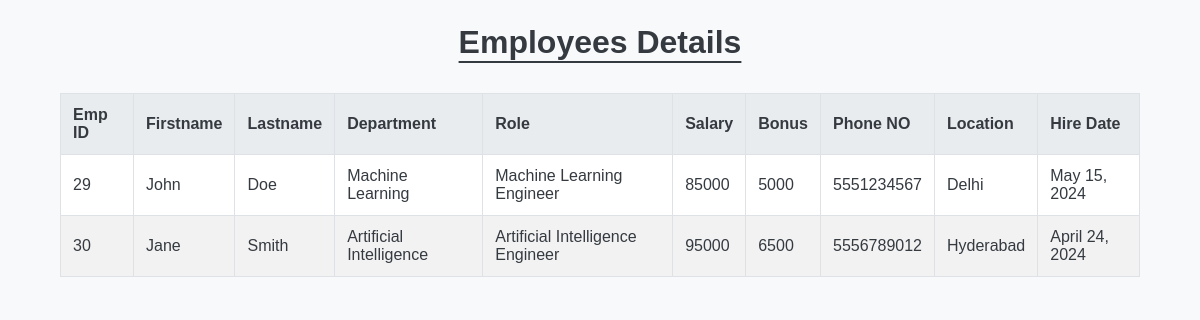
The app's page /all-emp with its own data.
### emp_app/models.py (models this page shows, shortened)
class Employee(models.Model):
    emp_id = models.AutoField(primary_key=True)
    first_name = models.CharField(max_length=50, null=False)
    last_name = models.CharField(max_length=50)
    dept = models.ForeignKey(Department, on_delete=models.CASCADE)
    salary = models.IntegerField(default=0)
    bonus = models.IntegerField(default=0)
    role = models.ForeignKey(Role, on_delete=models.CASCADE)
    phone_num = models.IntegerField(default=0)
    hire_date = models.DateField()

class Department(models.Model):
    name = models.CharField(max_length=50, null=False)
    location = models.CharField(max_length=100)

class Role(models.Model):
    name = models.CharField(max_length=50, null=False)

### emp_app/views.py (the view)
# urls.py: path('all-emp', views.allEmp, name='all-emp'),
def allEmp(request):
    emps = Employee.objects.all()
    context = {
        'emps' : emps
    }
    return render(request, 'all_emp.html', context)

### emp_app/templates/all_emp.html (shortened to what this page needs)
<!doctype html>
<html lang="en">
<head>
</head>
<body>
    <h1 class="AED">Employees Details</h1>
    <table>
        <thead>
            <tr>
                <th>Emp ID</th>
                <th>Firstname</th>
                <th>Lastname</th>
                <th>Department</th>
                <th>Role</th>
                <th>Salary</th>
                <th>Bonus</th>
                <th>Phone NO</th>
                <th>Location</th>
                <th>Hire Date</th>
            </tr>
        </thead>
        <tbody>
            {% for emp in emps %}
            <tr>
                <td>{{emp.emp_id}}</td>
                <td>{{emp.first_name}}</td>
                <td>{{emp.last_name}}</td>
                <td>{{emp.dept.name}}</td>
                <td>{{emp.role.name}}</td>
                <td>{{emp.salary}}</td>
                <td>{{emp.bonus}}</td>
                <td>{{emp.phone_num}}</td>
                <td>{{emp.dept.location}}</td>
                <td>{{emp.hire_date}}</td>
            </tr>
            {% endfor %}
        </tbody>
    </table>
</body>
</html>

### emp_app/templates/all_emp.html (style rules this page uses)
body { font-family: Arial, sans-serif; background-color: #f8f9fa; color: #343a40; margin: 0; padding: 0; }
h1 { text-align: center; margin: 1.5rem 0; text-decoration: underline; text-underline-offset: 0.5rem; text-decoration-thickness: 0.15rem; }
table { width: 90%; margin: 2rem auto; border-collapse: collapse; background-color: #fff; border: 1px solid #dee2e6; }
th, td { padding: 0.75rem; text-align: left; border: 1px solid #dee2e6; }
th { background-color: #e9ecef; font-weight: bold; }
tr:nth-child(even) { background-color: #f2f2f2; }

### records on screen
Employee: emp_id "29", first_name "John", last_name "Doe", dept.name "Machine Learning", role.name "Machine Learning Engineer", salary "85000", bonus "5000", phone_num "5551234567", dept.location "Delhi", hire_date "May 15, 2024"
Employee: emp_id "30", first_name "Jane", last_name "Smith", dept.name "Artificial Intelligence", role.name "Artificial Intelligence Engineer", salary "95000", bonus "6500", phone_num "5556789012", dept.location "Hyderabad", hire_date "April 24, 2024"
